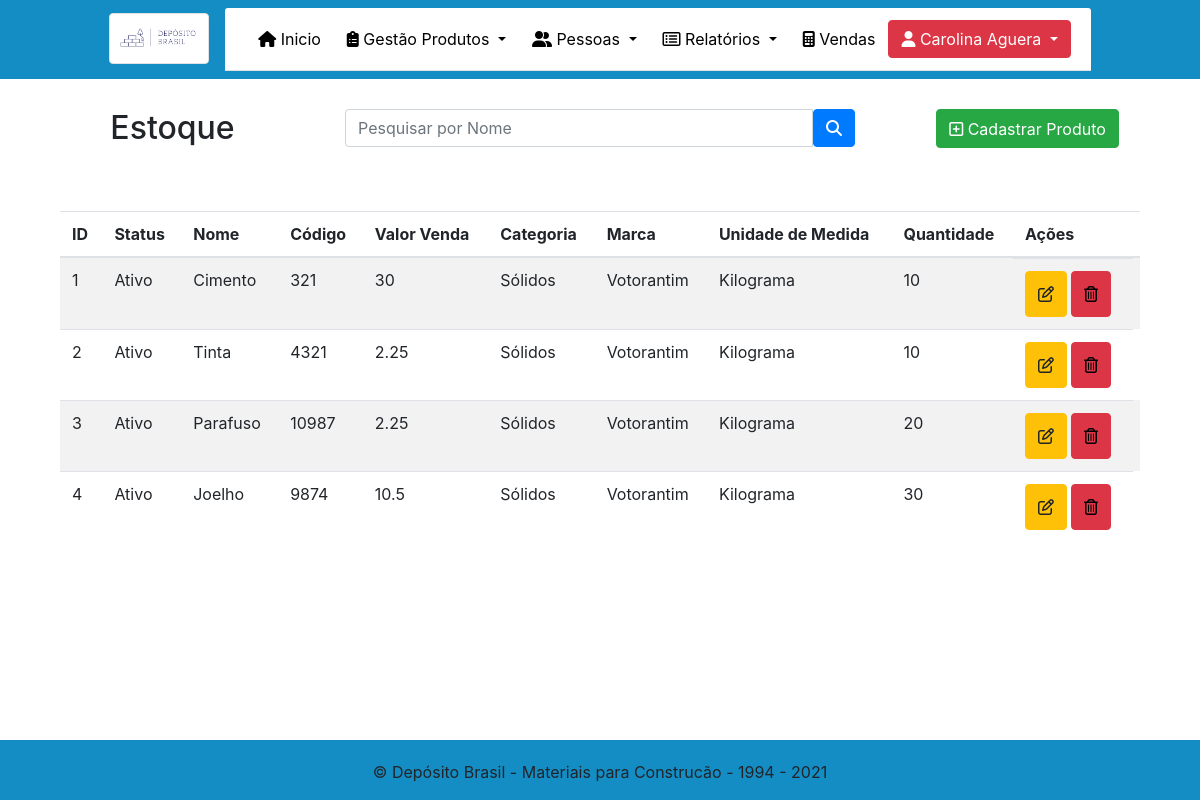
The app's page /Admin/Estoque.php (signed in) with its own data.
### tables this page shows
CREATE TABLE `produto` (
  `id` int(11) NOT NULL,
  `status` tinyint(1) NOT NULL,
  `nome` varchar(200) NOT NULL,
  `valor_venda` double NOT NULL,
  `codigo` int(11) NOT NULL,
  `quantidade` int(11) NOT NULL,
  `Categoria_id` int(11) NOT NULL,
  `Marca_id` int(11) NOT NULL,
  `Medida_id` int(11) NOT NULL
);

CREATE TABLE `categoria` (
  `id` int(11) NOT NULL,
  `status` int(11) NOT NULL,
  `nome` varchar(255) NOT NULL
);

CREATE TABLE `marca` (
  `id` int(11) NOT NULL,
  `status` tinyint(1) NOT NULL,
  `nome` varchar(45) NOT NULL
);

CREATE TABLE `medida` (
  `id` int(11) NOT NULL,
  `status` tinyint(1) NOT NULL,
  `nome` varchar(45) NOT NULL
);

### Admin/Estoque.php (the view, shortened to what this page needs)
<?php
require_once("../dependencias.php");
require_once("../menu.php");
$conexao = mysqli_connect('127.0.0.1', 'root', '', 'tcc');
$where = "";
$sql = "select * from produto" . $where;
$estoque = mysqli_query($conexao, $sql);
?>
<!DOCTYPE html>
<html lang="pt-br">
<head>
</head>
<body class="teste">
    <center>
        <div class="container" style="margin-top: 30px">
            <div class="row">
                <div class="col-sm-3">
                    <h2>Estoque</h2>
                </div>
                <div class="col-sm-6">
                    <div class="container">
                        <form action="Estoque.php" method="post">
                            <div class="input-group ">
                                <input type="text" class="form-control" placeholder="Pesquisar por Nome" name="nomePesquisar">
                                <button class="btn btn-primary" type="submit" name="pesquisar"><i class="fas fa-search"></i></button>
                            </div>
                        </form>
                    </div>
                </div>
                <div class="col-sm-3">
                    <a href="Produto.php" type="button" style="padding-top: 7px; padding-bottom: 6px;" class="btn  btn-success">
                        <i class="far fa-plus-square"></i> Cadastrar Produto
                    </a>
                </div>
            </div>
            <br>
            <br>
            <div class="row container">
                <table class="table table-striped">
                    <thead>
                        <tr>
                            <th scope="col">ID</th>
                            <th scope="col">Status</th>
                            <th scope="col">Nome</th>
                            <th scope="col">Código</th>
                            <th scope="col">Valor Venda</th>
                            <th scope="col">Categoria</th>
                            <th scope="col">Marca</th>
                            <th scope="col">Unidade de Medida</th>
                            <th scope="col">Quantidade</th>
                            <th scope="col">Ações</th>
                        </tr>
                    </thead>
                    <tbody>
                        <?php
                        $conexao = mysqli_connect('127.0.0.1', 'root', '', 'tcc');
                        while ($data = mysqli_fetch_array($estoque)) { ?>
                            <?php
                            $sqlCategoria = "select * from categoria where id = '{$data['Categoria_id']}' ";
                            $categoria = mysqli_query($conexao, $sqlCategoria);
                            $buscaCategoria = mysqli_fetch_array($categoria);
                            $sqlMarca = "select * from marca where id = '{$data['Marca_id']}' ";
                            $marca = mysqli_query($conexao, $sqlMarca);
                            $buscaMarca = mysqli_fetch_array($marca);
                            $sqlMedida = "select * from medida where id = '{$data['Medida_id']}' ";
                            $medida = mysqli_query($conexao, $sqlMedida);
                            $buscaMedida = mysqli_fetch_array($medida);
                            if ($data['status'] == 1) {
                                $statusProduto = 'Ativo';
                            } else {
                                $statusProduto = 'Inativo';
                            }
                            ?>
                            <tr>
                                <td><?= $data['id']  ?></td>
                                <td><?= $statusProduto  ?></td>
                                <td><?= $data['nome']  ?></td>
                                <td><?= $data['codigo']  ?></td>
                                <td><?= $data['valor_venda']  ?></td>
                                <td> <?= $buscaCategoria['nome']  ?></td>
                                <td><?= $buscaMarca['nome']  ?></td>
                                <td><?= $buscaMedida['nome']  ?></td>
                                <td><?= $data['quantidade']  ?></td>
                                <td class="actions d-flex" style="width: 120px;">
                                    <button class="btn btn-warning btn-xs mr-1" style="height: 46px; width: auto;" type="button" data-toggle="modal" data-target="#modalExemplo<?= $data['id'] ?>"><i class="far fa-edit"></i></button>
                                    <button class="btn btn-danger btn-xs" type="button" data-toggle="modal" data-target="#ExemploModalCentralizado<?= $data['id'] ?>"><i class="far fa-trash-alt" style="color: black;"></i></button>
                                </td>
                            </tr>
                        <?php  }
                        ?>
                    </tbody>
                </table>
            </div>
        </div>
    </center>
    <?php
    require_once("rodape.php");
    ?>
</body>
</html>

### dependencias.php (shortened to what this page needs)
<html lang="pt-br">
<link rel="stylesheet" href="https://stackpath.bootstrapcdn.com/bootstrap/4.1.3/css/bootstrap.min.css">

### menu.php (shortened to what this page needs)
<?php
require_once("dependencias.php");
?>
<html lang="pt-br">
<head>
</head>
<body>
    <nav class="navbar navbar-expand-lg navbar-dark flex-container " style="background-color:  rgb(20, 141, 197);">
        <div>
            <a class=" navbar-brand float" href="../Admin/IndexAdmin.php"><img class="img-responsive img-thumbnail" src="../img/dpbrasillogo.png" alt="" width="100px" height="60px"></a>
            <div class="collapse navbar-collapse " id="navbarSupportedContent">
                <ul class="nav navbar-nav card-header">
                    <li class="nav-item"><a href="IndexAdmin.php" type="button" class="btn btn-light"><i class="fas fa-home"></i></span> Inicio</a></li>
                    <li class="nav-item dropdown">
                        <button class="btn btn-secondary dropdown-toggle" type="button" id="dropdownMenuButton" data-toggle="dropdown" aria-haspopup="true" aria-expanded="false"><i class="fas fa-clipboard-list"></i>
                            Gestão Produtos
                        </button>
                    </li>
                    <li class="nav-item dropdown">
                        <button class="btn btn-secondary dropdown-toggle" type="button" id="dropdownMenuButton" data-toggle="dropdown" aria-haspopup="true" aria-expanded="false"><i class="fas fa-user-friends"></i>
                            Pessoas
                        </button>
                    </li>
                    <li class="nav-item dropdown">
                        <button class="btn btn-secondary dropdown-toggle" type="button" id="dropdownMenuButton" data-toggle="dropdown" aria-haspopup="true" aria-expanded="false"><i class="far fa-list-alt"></i>
                            Relatórios
                        </button>
                    </li>
                    <li class="nav-item">
                        <a type="button" class="btn btn-light" href="vendas.php"><i class='fas fa-calculator'></i></span> Vendas</a>
                    </li>
                    <li class="nav-item dropdown">
                        <button style=" float: left;" type="button" class="btn btn-danger dropdown-toggle" id="navbarDropdown" data-toggle="dropdown" aria-haspopup="true" aria-expanded="false">
                            <i class='fas fa-user'></i> <?= $_SESSION['nome_completo']; ?>
                        </button>
                    </li>
                </ul>
            </div>
        </div>
    </nav>
</body>
</html>

### Admin/rodape.php (shortened to what this page needs)
<?php
require_once("../dependencias.php");
?>
<html>
<head>
</head>
<body>
    <footer class="footer fixed-bottom">
        <div class="flex-container">
            <p> &copy; Depósito Brasil - Materiais para Construcão - 1994 - 2021</p>
        </div>
    </footer>
</body>
</html>

### menu.php (style rules this page uses)
.card-header { background-color: white; }
.btn-secondary { color: #000000; background-color: transparent; border-color: transparent; }
@media only screen and (min-width: 992px) { .float { float: left; } }
.btn-light { color: #000000; background-color: transparent; border-color: transparent; }
.flex-container { display: flex; justify-content: center; max-width: 100%; }

### Admin/Estoque.php (style rules this page uses)
.actions { width: 300px; }
.teste { background-image: url("../img/textura2.jpg"); }

### Admin/rodape.php (style rules this page uses)
.footer { background-color: rgb(20, 141, 197); padding-top: 20px; }
.flex-container { display: flex; justify-content: center; }

### records on screen
produto: id "1", status "Ativo", nome "Cimento", codigo "321", valor_venda "30", Categoria.nome "Sólidos", Marca.nome "Votorantim", Medida.nome "Kilograma", quantidade "10"
produto: id "2", status "Ativo", nome "Tinta", codigo "4321", valor_venda "2.25", Categoria.nome "Sólidos", Marca.nome "Votorantim", Medida.nome "Kilograma", quantidade "10"
produto: id "3", status "Ativo", nome "Parafuso", codigo "10987", valor_venda "2.25", Categoria.nome "Sólidos", Marca.nome "Votorantim", Medida.nome "Kilograma", quantidade "20"
produto: id "4", status "Ativo", nome "Joelho", codigo "9874", valor_venda "10.5", Categoria.nome "Sólidos", Marca.nome "Votorantim", Medida.nome "Kilograma", quantidade "30"

### other values on screen
$_SESSION['nome_completo'] "Carolina Aguera"
